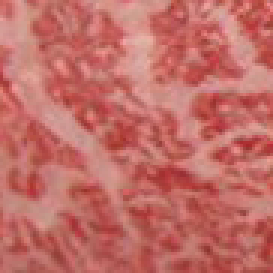
#> input picture dataset/TextureClassification/Beef/1.jpg, 91 x 91 px, found by its file name (shown 3 times larger); its folder holds only this picture in this run
$ python example5_4_GLCM_classification.py   (older library calls are emulated)
#> lines starting #> are read from the running program, lines starting #| are printed output that depends on the picture
import numpy as np
import cv2
from skimage.feature import greycomatrix, greycoprops

#download images form https://drive.google.com/file/d/1JfJYr-qJvgt1Jyz-Gop-oRci-TipuQmb/view?usp=sharing


count = 0
class_list = ["Beef", "Omelet", "Spaghetti"]
L = 10
label_train = np.zeros((15*3,1))
features_train = np.zeros((15*3,4 * L * 3))
for class_id in range(0,3):
    for im_id in range(1,16):
        im = cv2.imread("C:/Users/Ez-Studio/computer_vision_660632034/dataset/TextureClassification//"+class_list[class_id]+"//"+str(im_id)+".jpg")
#> im is the input picture: shape (91, 91, 3); mean B, G, R 102.7, 108.8, 193.6
        im_gray = cv2.cvtColor(im, cv2.COLOR_BGR2GRAY)
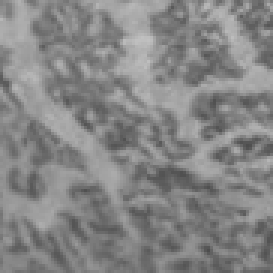
#> im_gray: shape (91, 91) (shown 3 times larger); min 77, max 192, mean 133.5
        im_gray = cv2.resize(im_gray, (50, 50))
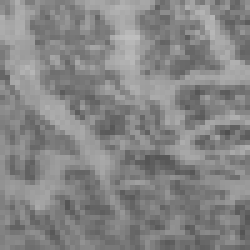
#> im_gray: shape (50, 50) (shown 5 times larger); min 80, max 190, mean 133.3
        im_gray = (im_gray / 16).astype(np.uint8)
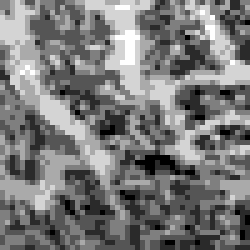
#> im_gray: shape (50, 50) (shown 5 times larger); min 5, max 11, mean 7.87; drawn with min black and max white
#> (the run stopped early here; a loop or call above may not have finished)

$ run again, on dataset/TextureClassification/Omelet/1.jpg
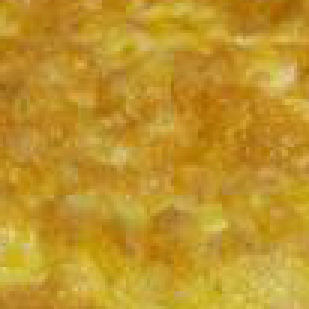
#> input picture dataset/TextureClassification/Omelet/1.jpg, 103 x 103 px, found by its file name (shown 3 times larger)
#> im is the input picture: shape (103, 103, 3); mean B, G, R 42.5, 148.4, 191.4
#> `im_gray = cv2.cvtColor(im, cv2.COLOR_BGR2GRAY)`:
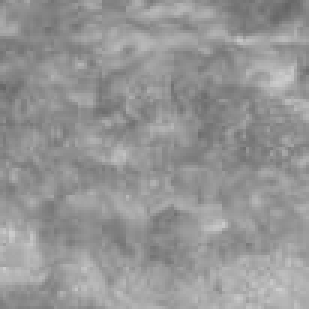
#> im_gray: shape (103, 103) (shown 3 times larger); min 100, max 205, mean 149.2
#> `im_gray = (im_gray / 16).astype(np.uint8)`:
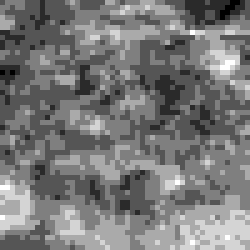
#> im_gray: shape (50, 50) (shown 5 times larger); min 6, max 12, mean 8.85; drawn with min black and max white
